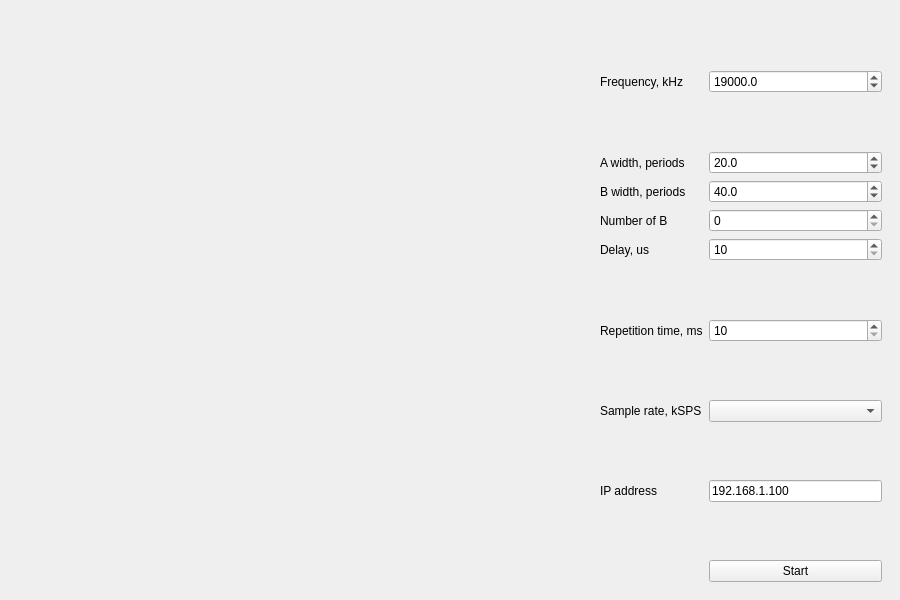
<?xml version="1.0" encoding="UTF-8"?>
<ui version="4.0">
 <class>PulsedNMR</class>
 <widget class="QMainWindow" name="PulsedNMR">
  <property name="geometry">
   <rect>
    <x>0</x>
    <y>0</y>
    <width>900</width>
    <height>600</height>
   </rect>
  </property>
  <property name="windowTitle">
   <string>PulsedNMR</string>
  </property>
  <widget class="QWidget" name="centralwidget">
   <property name="minimumSize">
    <size>
     <width>800</width>
     <height>600</height>
    </size>
   </property>
   <layout class="QHBoxLayout" name="horizontalLayout">
    <item>
     <widget class="QWidget" name="plotwidget" native="true">
      <property name="sizePolicy">
       <sizepolicy hsizetype="Expanding" vsizetype="Preferred">
        <horstretch>0</horstretch>
        <verstretch>0</verstretch>
       </sizepolicy>
      </property>
      <property name="minimumSize">
       <size>
        <width>0</width>
        <height>0</height>
       </size>
      </property>
      <layout class="QVBoxLayout" name="plot"/>
     </widget>
    </item>
    <item>
     <widget class="QWidget" name="ctrl" native="true">
      <property name="sizePolicy">
       <sizepolicy hsizetype="Maximum" vsizetype="Preferred">
        <horstretch>0</horstretch>
        <verstretch>0</verstretch>
       </sizepolicy>
      </property>
      <property name="minimumSize">
       <size>
        <width>300</width>
        <height>0</height>
       </size>
      </property>
      <layout class="QFormLayout" name="formLayout">
       <property name="fieldGrowthPolicy">
        <enum>QFormLayout::AllNonFixedFieldsGrow</enum>
       </property>
       <item row="1" column="0">
        <widget class="QLabel" name="freqLlabel">
         <property name="text">
          <string>Frequency, kHz</string>
         </property>
        </widget>
       </item>
       <item row="3" column="0">
        <widget class="QLabel" name="awidthLabel">
         <property name="text">
          <string>A width, periods</string>
         </property>
        </widget>
       </item>
       <item row="3" column="1">
        <widget class="QDoubleSpinBox" name="awidthValue">
         <property name="decimals">
          <number>1</number>
         </property>
         <property name="minimum">
          <double>0.500000000000000</double>
         </property>
         <property name="maximum">
          <double>1000.000000000000000</double>
         </property>
         <property name="singleStep">
          <double>0.500000000000000</double>
         </property>
         <property name="value">
          <double>20.000000000000000</double>
         </property>
        </widget>
       </item>
       <item row="4" column="0">
        <widget class="QLabel" name="bwidthLabel">
         <property name="text">
          <string>B width, periods</string>
         </property>
        </widget>
       </item>
       <item row="4" column="1">
        <widget class="QDoubleSpinBox" name="bwidthValue">
         <property name="decimals">
          <number>1</number>
         </property>
         <property name="minimum">
          <double>0.500000000000000</double>
         </property>
         <property name="maximum">
          <double>1000.000000000000000</double>
         </property>
         <property name="singleStep">
          <double>0.500000000000000</double>
         </property>
         <property name="value">
          <double>40.000000000000000</double>
         </property>
        </widget>
       </item>
       <item row="5" column="0">
        <widget class="QLabel" name="bnumLabel">
         <property name="text">
          <string>Number of B</string>
         </property>
        </widget>
       </item>
       <item row="5" column="1">
        <widget class="QSpinBox" name="bnumValue"/>
       </item>
       <item row="6" column="0">
        <widget class="QLabel" name="delayLabel">
         <property name="text">
          <string>Delay, us</string>
         </property>
        </widget>
       </item>
       <item row="8" column="0">
        <widget class="QLabel" name="deltaLabel">
         <property name="text">
          <string>Repetition time, ms</string>
         </property>
        </widget>
       </item>
       <item row="11" column="1">
        <spacer name="verticalSpacer">
         <property name="orientation">
          <enum>Qt::Vertical</enum>
         </property>
         <property name="sizeHint" stdset="0">
          <size>
           <width>20</width>
           <height>40</height>
          </size>
         </property>
        </spacer>
       </item>
       <item row="12" column="0">
        <widget class="QLabel" name="addrLabel">
         <property name="text">
          <string>IP address</string>
         </property>
        </widget>
       </item>
       <item row="12" column="1">
        <widget class="QLineEdit" name="addrValue">
         <property name="text">
          <string>192.168.1.100</string>
         </property>
        </widget>
       </item>
       <item row="13" column="1">
        <spacer name="verticalSpacer_2">
         <property name="orientation">
          <enum>Qt::Vertical</enum>
         </property>
         <property name="sizeHint" stdset="0">
          <size>
           <width>20</width>
           <height>40</height>
          </size>
         </property>
        </spacer>
       </item>
       <item row="14" column="1">
        <widget class="QPushButton" name="pushButton">
         <property name="text">
          <string>Start</string>
         </property>
        </widget>
       </item>
       <item row="0" column="1">
        <spacer name="verticalSpacer_3">
         <property name="orientation">
          <enum>Qt::Vertical</enum>
         </property>
         <property name="sizeHint" stdset="0">
          <size>
           <width>20</width>
           <height>40</height>
          </size>
         </property>
        </spacer>
       </item>
       <item row="2" column="1">
        <spacer name="verticalSpacer_4">
         <property name="orientation">
          <enum>Qt::Vertical</enum>
         </property>
         <property name="sizeHint" stdset="0">
          <size>
           <width>20</width>
           <height>40</height>
          </size>
         </property>
        </spacer>
       </item>
       <item row="7" column="1">
        <spacer name="verticalSpacer_5">
         <property name="orientation">
          <enum>Qt::Vertical</enum>
         </property>
         <property name="sizeHint" stdset="0">
          <size>
           <width>20</width>
           <height>40</height>
          </size>
         </property>
        </spacer>
       </item>
       <item row="1" column="1">
        <widget class="QDoubleSpinBox" name="freqValue">
         <property name="decimals">
          <number>1</number>
         </property>
         <property name="maximum">
          <double>60000.000000000000000</double>
         </property>
         <property name="singleStep">
          <double>1.000000000000000</double>
         </property>
         <property name="value">
          <double>19000.000000000000000</double>
         </property>
        </widget>
       </item>
       <item row="6" column="1">
        <widget class="QSpinBox" name="spinBox">
         <property name="minimum">
          <number>10</number>
         </property>
         <property name="maximum">
          <number>10000000</number>
         </property>
         <property name="singleStep">
          <number>1</number>
         </property>
         <property name="value">
          <number>10</number>
         </property>
        </widget>
       </item>
       <item row="8" column="1">
        <widget class="QSpinBox" name="spinBox_2">
         <property name="minimum">
          <number>10</number>
         </property>
         <property name="maximum">
          <number>10000</number>
         </property>
         <property name="singleStep">
          <number>10</number>
         </property>
        </widget>
       </item>
       <item row="10" column="1">
        <widget class="QComboBox" name="rateValue"/>
       </item>
       <item row="10" column="0">
        <widget class="QLabel" name="rateLabel">
         <property name="text">
          <string>Sample rate, kSPS</string>
         </property>
        </widget>
       </item>
       <item row="9" column="1">
        <spacer name="verticalSpacer_6">
         <property name="orientation">
          <enum>Qt::Vertical</enum>
         </property>
         <property name="sizeHint" stdset="0">
          <size>
           <width>20</width>
           <height>40</height>
          </size>
         </property>
        </spacer>
       </item>
      </layout>
     </widget>
    </item>
   </layout>
  </widget>
 </widget>
 <resources/>
 <connections/>
</ui>
